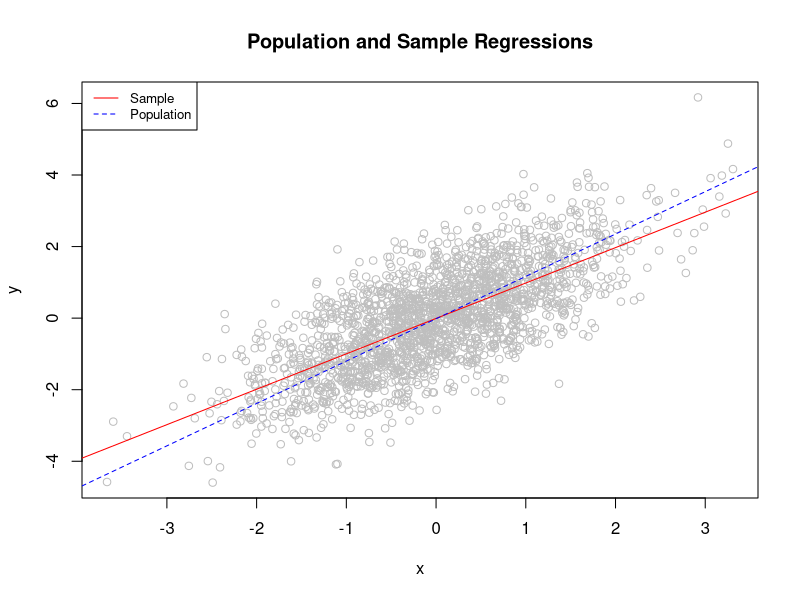
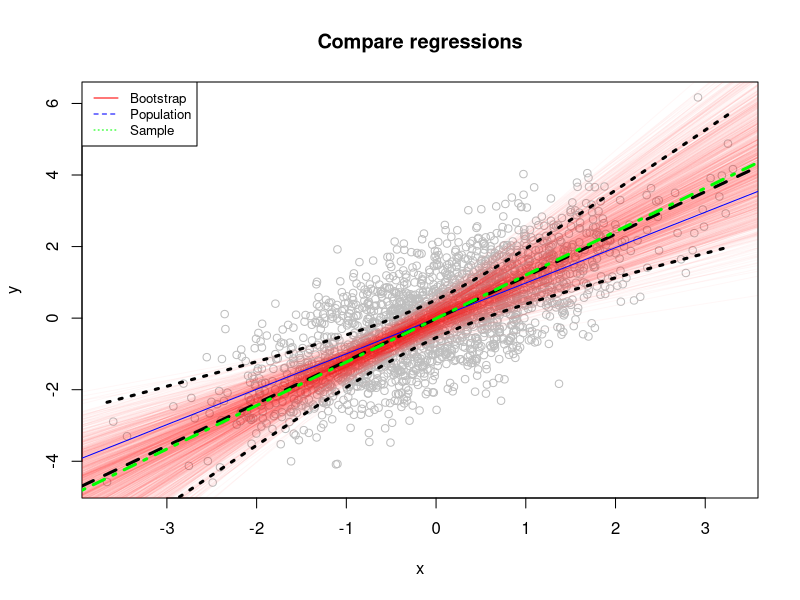

Here is the R script that generated these plots, in order:
## ---- chunk 1
knitr::opts_chunk$set(echo = TRUE)
## ---- chunk 2
set.seed(22)

n <- 2000
x <- rnorm(n)
y <- x + rnorm(n)
## ---- chunk 3
 population_data <- as.data.frame(cbind(x,y))
 sample_data <- population_data[sample(nrow(population_data),20, replace = TRUE),]
## ---- chunk 4
population_model <- lm(y ~ x, population_data)
summary(population_model)
sample_model <- lm(y~x, data = sample_data)
summary(sample_model)
## ---- chunk 5
plot(y ~ x, col = "gray", main = 'Population and Sample Regressions')
abline(coef(population_model)[1], coef(population_model)[2], col = "red")
abline(coef(sample_model)[1],
       coef(sample_model)[2],
       col = "blue",
       lty = 2)
legend(
  "topleft",
  legend = c("Sample", "Population"),
  col = c("red", "blue"),
  lty = 1:2,
  cex = 0.8)
## ---- chunk 6
sample_coef_intercept <- NULL
sample_coef_x1 <- NULL

for (i in 1:1000) {
  sample_d = sample_data[sample(1:nrow(sample_data), nrow(sample_data), replace = TRUE), ]
  
  model_bootstrap <- lm(y ~ x, data = sample_d)
  
  sample_coef_intercept <-
    c(sample_coef_intercept, model_bootstrap$coefficients[1])
  
  sample_coef_x1 <-
    c(sample_coef_x1, model_bootstrap$coefficients[2])
}

coefs <- rbind(sample_coef_intercept, sample_coef_x1) # Use Cbind instead of rbind



## ---- chunk 7
new.data = seq(min(x), max(x), by = 0.05)
conf_interval <-
  predict(
    sample_model,
    newdata = data.frame(x = new.data),
    interval = "confidence",
    level = 0.95)
## ---- chunk 8
plot(
  y ~ x,
  col = "gray",
  xlab = "x",
  ylab = "y",
  main = "Compare regressions")
apply(coefs, 2, abline, col = rgb(1, 0, 0, 0.03)) # change 2 to 1 while using cbind
abline(coef(population_model)[1], coef(population_model)[2], col = "blue")
abline(coef(sample_model)[1],
       coef(sample_model)[2],
       col = "black",
       lty = 2, lwd=3)
abline(mean(sample_coef_intercept),
       mean(sample_coef_x1),
       col = "green",
       lty = 4, lwd=3)
lines(new.data, conf_interval[, 2], col = "black", lty = 3, lwd=3)
lines(new.data, conf_interval[, 3], col = "black", lty = 3, lwd=3)
legend("topleft",
       legend = c("Bootstrap", "Population", 'Sample'),
       col = c("red", "blue", 'green'),
       lty = 1:3,
       cex = 0.8)
## ---- chunk 9
res_coef_intercept <- NULL
res_coef_x1 <- NULL

for (i in 1:1000) {
  sample_residual = sample_data[sample(1:nrow(sample_data), nrow(sample_data), replace = TRUE), ]
  
  model_resi_bootstrap <- lm(y ~ x, data = sample_residual)
  
  res_coef_intercept <-
    c(res_coef_intercept, model_resi_bootstrap$coefficients[1] * population_model$coefficients[1]  )
  
  res_coef_x1 <-
    c(sample_coef_x1, sample_residual)
}

coef_resid <- rbind(res_coef_intercept, res_coef_x1)



